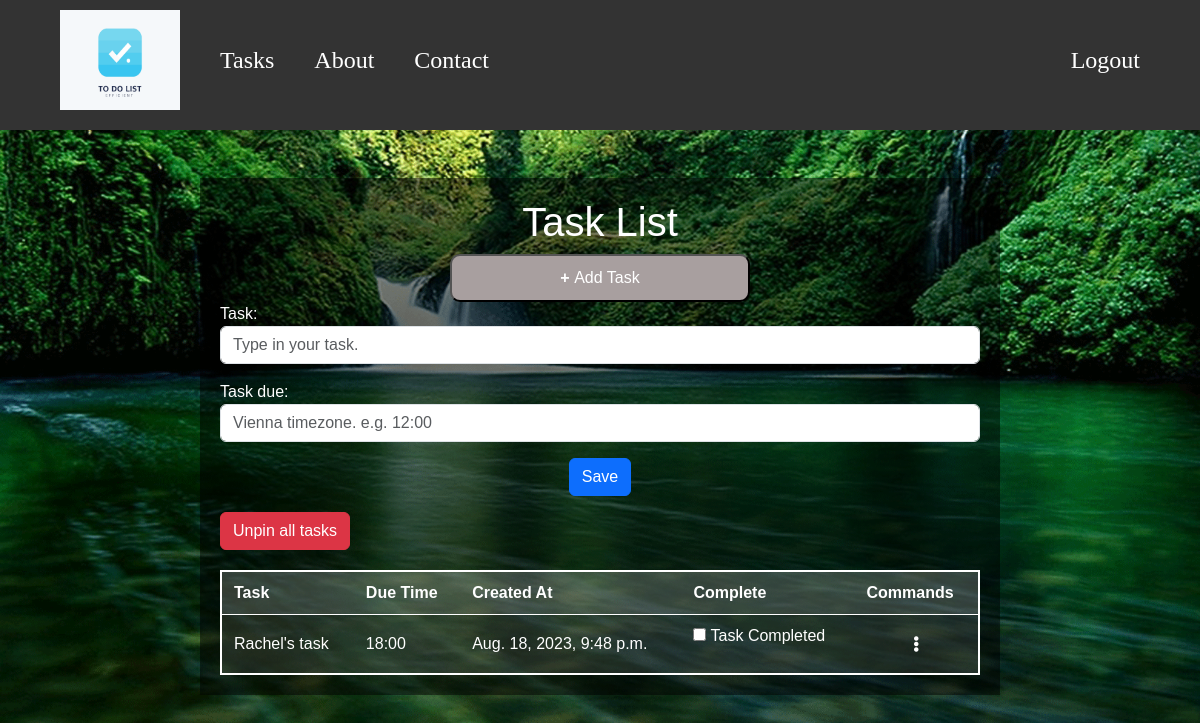
The page /tasks_list/ (signed in) on the database its author committed.
### tdlist/models.py (models this page shows, shortened)
class Task(models.Model):
    user = models.ForeignKey(User, on_delete=models.CASCADE, null=True, blank=True)
    task = models.TextField(verbose_name="Task")
    task_due = models.TimeField(blank=True, null=True)
    created_at = models.DateTimeField(auto_now_add=True)
    pinned = models.BooleanField(default=False)
    complete = models.ForeignKey("TaskCompletion", on_delete=models.CASCADE, null=True)
    objects = TaskOrderManager()

### tdlist/views.py (the view, shortened to what this page needs)
# urls.py: path('tasks_list/', login_required(views.CreateTaskView.as_view()), name='tasks_list'),
class CreateTaskView(CreateView):
    model = Task
    template_name = 'tasks/task_list.html'
    form_class = CreateTaskForm
    success_url = reverse_lazy('tasks_list')
    def get_context_data(self, **kwargs):
        context = super().get_context_data(**kwargs)
        context['tasks'] = Task.objects.pinned_first_and_completed_last().filter(user=self.request.user)
        context['tasks_pinned'] = Task.objects.filter(pinned=True)
        return context

### tdlist/forms.py
class CreateTaskForm(forms.ModelForm):
    class Meta:
        model = Task
        fields = ('task', 'task_due', 'user')
        widgets = {
            'task': forms.TextInput(attrs={'class': 'form-control', 'placeholder':'Type in your task.'}),
            'user': forms.TextInput(attrs={'class':'form-control','id':'user','value':'', 'type':'hidden'}),
            'task_due': forms.TimeInput(attrs={'class':'form-control', 'placeholder':'Vienna timezone. e.g. 12:00'})
        }

### tdlist/models.py (called while the page is built)
    def pinned_first_and_completed_last(self):
        return self.get_queryset().order_by('-pinned', 'complete__task_completion')

### tdlist/templates/tasks/task_list.html (shortened to what this page needs)
{% extends 'base.html' %}
{% load static %}
{% block content %}
<head>
    <link rel="stylesheet" href="{% static 'css/tasks_list.css' %}">
</head>
<body>
    <br><br>
    <div class="container">
        <h1>Task List</h1>
        <div class="button-class">
        <button id="toggle-form-btn" class="add-task-button"><strong>+ </strong>Add Task</button>
        </div>
        <div id="create-form-container">
            <form method="POST" id="create-form">
                {{form.as_p}}
                <div class="button-class">
                <button type="submit" class="btn btn-primary">Save</button>
                </div>
            </form>
        </div>
            <table id="task-list">
                <thead>
                    <tr>
                        <th>Task</th>
                        <th>Due Time</th>
                        <th>Created At</th>
                        <th>Complete </th>
                        <th>Commands</th>
                    </tr>
                </thead>
                <tbody>
                    {% if tasks_pinned %}
                        <button id="unpin-all-tasks" class="btn btn-danger">Unpin all tasks</button>
                    {%endif%}
                        {% for task in tasks %}
                        <tr class="{% if completed_tasks %}completed{%endif%}">
                            <td data-task-id="{{ task.pk }}" class="pinned-icon">
                                {% if task.pinned %}
                                    <span><i class="fa-solid fa-thumbtack" ></i></span>
                                    <strong style="color: Red;">{{task.task}}</strong>
                                {%else%}
                                    {{task.task}}
                                {% endif %}
                            </td>
                            <td>{{ task.task_due|date:"H:i" }}</td>
                            <td>{{ task.created_at }}</td>
                            <td>
                                <form id="completion-form-{{ task.id }}" method="POST" action="{% url 'task_completion' task.pk %}">
                                    <label>
                                        <input type="checkbox" name="task_completion"
                                        >
                                        Task Completed
                                    </label>
                                </form>
                            </td>
                            <td>
                                <div class="dropdown" id="dropdown-menu" onclick="toggleDropdown(this)">
                                    <i class="fas fa-ellipsis-v"></i>
                                </div>
                            </td>
                        </tr>
                        {% endfor %}
                    </tbody>
                </table>
        </div>
</body>
</html>
{%endblock%}

### static/css/tasks_list.css (style rules this page uses)
body { font-family: Arial, sans-serif; color: #fff; }
.container { max-width: 800px; margin: 0 auto; padding: 20px; background-color: rgba(0, 0, 0, 0.5); }
h1 { text-align: center; }
table { width: 100%; border-collapse: collapse; margin-top: 20px; }
th, td { padding: 12px; text-align: left; border-bottom: 1px solid #fff; }
th { background-color: rgba(255, 255, 255, 0.2); }
table { border: 2px solid #fff; border-radius: 5px; }
th, td { transition: background-color 0.3s ease; }
td { background-color: rgba(255, 255, 255, 0.1); }
td:last-child { text-align: center; }
.add-task-button { background: #a89f9f; color: rgb(255, 255, 255); border-radius: 10px; width: 300px; padding: 10px 6px; }
.button-class { text-align: center; }
.dropdown { position: relative; display: inline-block; cursor: pointer; }

### tdlist/templates/base.html (style rules this page uses)
#bg { background-size: cover; }

### tdlist/templates/navbar.html (style rules this page uses)
body { margin: 0; padding: 0; font-family: Arial, sans-serif; }

### rows shown on the page
Task: task "Rachel's task", task_due "18:00", created_at "Aug. 18, 2023, 9:48 p.m."
